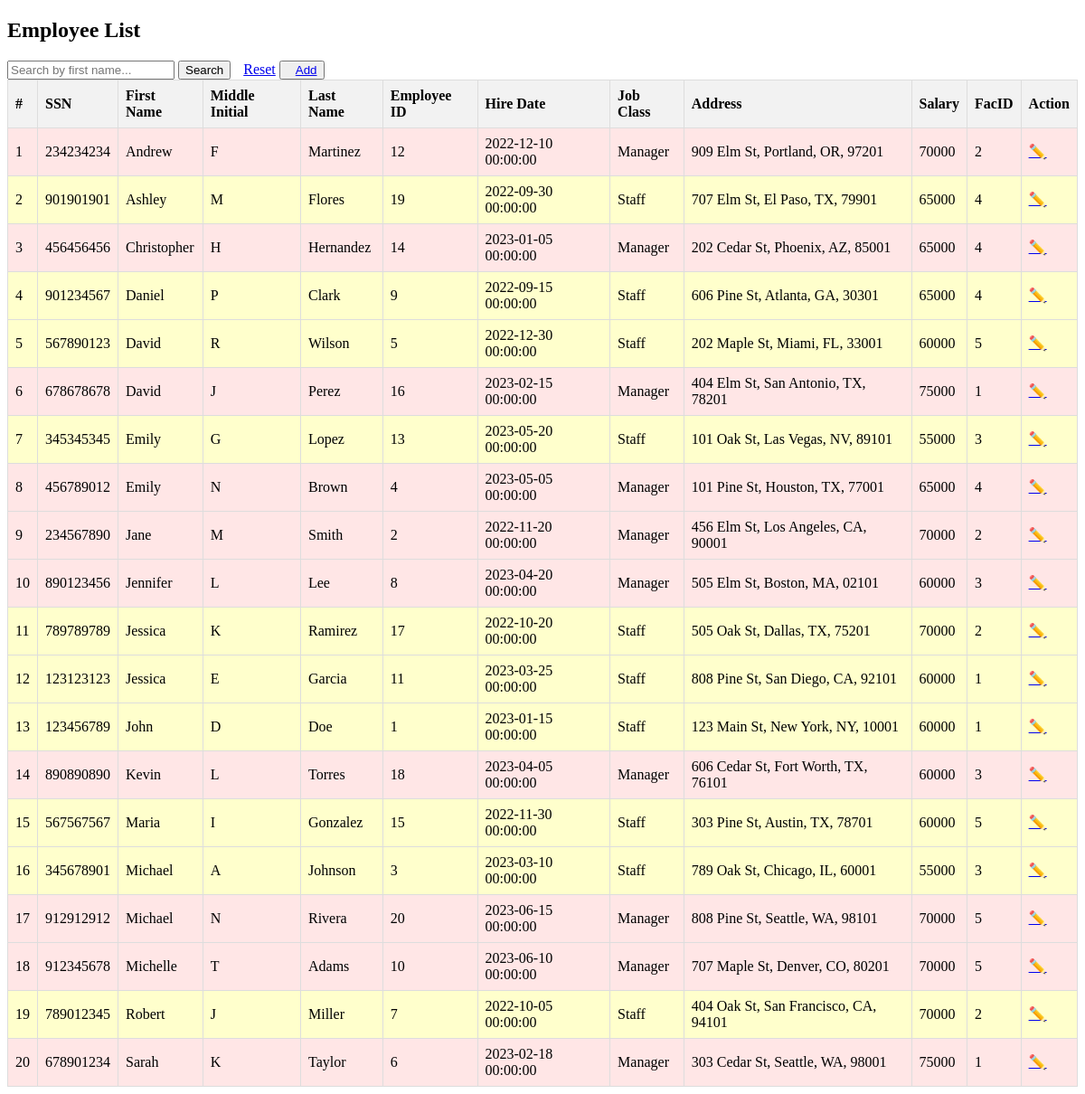
Page /modules/efm/employees/employees.php on the earlier database version.
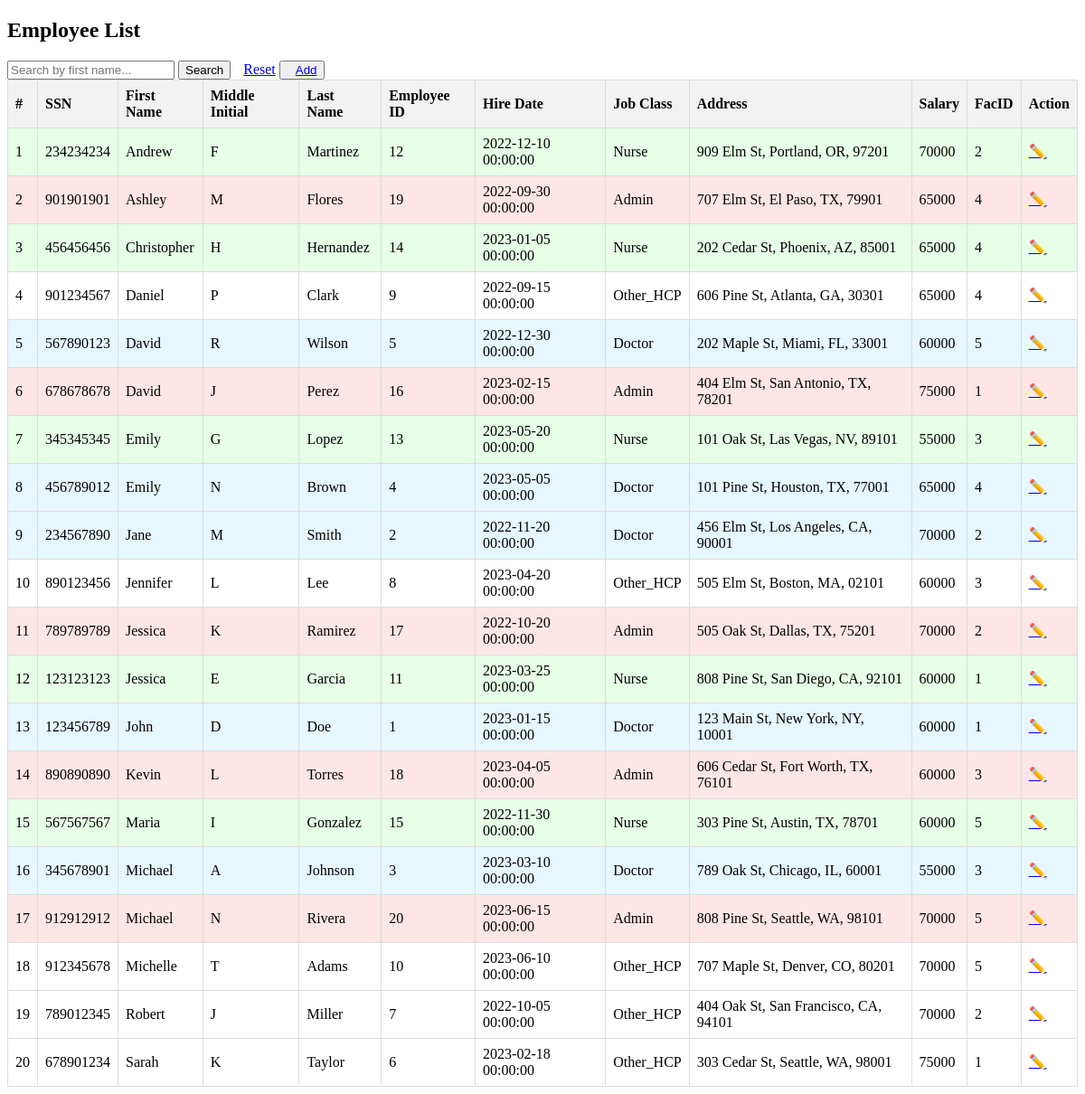
Same page on the later database version.
### tables this page shows
CREATE TABLE `employee` (
  `SSN` varchar(50) NOT NULL CHECK (LENGTH(`SSN`) = 9),
  `EmpID` int(10) NOT NULL AUTO_INCREMENT,
  `FName` varchar(120) DEFAULT NULL,
  `Minit` varchar(50) DEFAULT NULL,
  `LName` varchar(50) DEFAULT NULL,
  `Street` varchar(50) DEFAULT NULL,
  `City` varchar(50) DEFAULT NULL,
  `State` varchar(50) DEFAULT NULL,
  `Zip` varchar(50) DEFAULT NULL,
  `Salary` int(10) DEFAULT NULL,
  `Hiredate` DATETIME NULL DEFAULT current_timestamp(),
  `Jobclass` varchar(120) DEFAULT NULL,
  `FacID` int(10) DEFAULT NULL,
  UNIQUE (EmpID),
  PRIMARY KEY (`SSN`)
);

### modules/efm/employees/employees.php (the view, shortened to what this page needs)
<!DOCTYPE html>
<html lang="en">
<head>
</head>
<body>
<h2>Employee List</h2>
<form method="GET">
    <input type="text" name="search" placeholder="Search by first name..." value="<?php echo isset($_GET['search']) ? $_GET['search'] : ''; ?>">
    <button type="submit">Search</button>
    <a href="employees.php" style="margin-left: 10px;">Reset</a>
    <button> <a href="add_employee.php" style="margin-left: 10px;">Add</a> </button>
</form>
<table>
    <thead>
        <tr>
            <th>#</th>
            <th>SSN</th>
            <th>First Name</th>
            <th>Middle Initial</th>
            <th>Last Name</th>
            <th>Employee ID</th>
            <th>Hire Date</th>
            <th>Job Class</th>
            <th>Address</th>
            <th>Salary</th>
            <th>FacID</th>
            <th>Action</th>
        </tr>
    </thead>
    <tbody>
        <?php
        include("config.php");
        $ret = "SELECT * FROM employee";
        $ret .= " ORDER BY FName";
        $stmt = $con->prepare($ret);
        $stmt->execute();
        $res = $stmt->get_result();
        $cnt = 1;
        while ($row = $res->fetch_object()) {
            $jobClass = strtolower($row->Jobclass);
            $classColor = '';
            switch ($jobClass) {
                case 'admin':
                case 'manager':
                    $classColor = 'admin';
                    break;
                case 'hcp':
                case 'staff':
                    $classColor = 'hcp';
                    break;
                case 'doctor':
                    $classColor = 'doctor';
                    break;
                case 'nurse':
                    $classColor = 'nurse';
                    break;
                default:
                    $classColor = '';
            }
        ?>
            <tr class="<?php echo $classColor; ?>">
                <td><?php echo $cnt; ?></td>
                <td><?php echo $row->SSN; ?></td>
                <td><?php echo $row->FName; ?></td>
                <td><?php echo $row->Minit; ?></td>
                <td><?php echo $row->LName; ?></td>
                <td><?php echo $row->EmpID; ?></td>
                <td><?php echo $row->Hiredate; ?></td>
                <td><?php echo $row->Jobclass; ?></td>
                <td><?php echo $row->Street . ", " . $row->City . ", " . $row->State . ", " . $row->Zip; ?></td>
                <td><?php echo $row->Salary; ?></td>
                <td><?php echo $row->FacID; ?></td>
                <td>
                    <a href="edit_employee.php?id=<?php echo $row->EmpID; ?>" class="edit-btn">✏️</a>
                </td>
            </tr>
        <?php
            $cnt = $cnt + 1;
        }
        ?>
    </tbody>
</table>
</body>
</html>

### modules/efm/employees/employees.php (style rules this page uses)
table { width: 100%; border-collapse: collapse; }
table, th, td { border: 1px solid #ddd; padding: 8px; text-align: left; }
th { background-color: #f2f2f2; }
.admin { background-color: #ffe6e6; }
.doctor { background-color: #e6f7ff; }
.nurse { background-color: #e6ffe6; }
.edit-btn, .delete-btn { background-color: transparent; border: none; cursor: pointer; }
.hcp { background-color: #ffffcc; }

Differences in the rows shown:
changed employee "Andrew": Jobclass "Manager" → "Nurse"
changed employee "Ashley": Jobclass "Staff" → "Admin"
changed employee "Christopher": Jobclass "Manager" → "Nurse"
changed employee "Daniel": Jobclass "Staff" → "Other_HCP"
changed employee "Wilson": Jobclass "Staff" → "Doctor"
changed employee "Perez": Jobclass "Manager" → "Admin"
changed employee "Lopez": Jobclass "Staff" → "Nurse"
changed employee "Brown": Jobclass "Manager" → "Doctor"
changed employee "Jane": Jobclass "Manager" → "Doctor"
changed employee "Jennifer": Jobclass "Manager" → "Other_HCP"
changed employee "Ramirez": Jobclass "Staff" → "Admin"
changed employee "Garcia": Jobclass "Staff" → "Nurse"
changed employee "John": Jobclass "Staff" → "Doctor"
changed employee "Kevin": Jobclass "Manager" → "Admin"
changed employee "Maria": Jobclass "Staff" → "Nurse"
changed employee "Johnson": Jobclass "Staff" → "Doctor"
changed employee "Rivera": Jobclass "Manager" → "Admin"
changed employee "Michelle": Jobclass "Manager" → "Other_HCP"
changed employee "Robert": Jobclass "Staff" → "Other_HCP"
changed employee "Sarah": Jobclass "Manager" → "Other_HCP"
